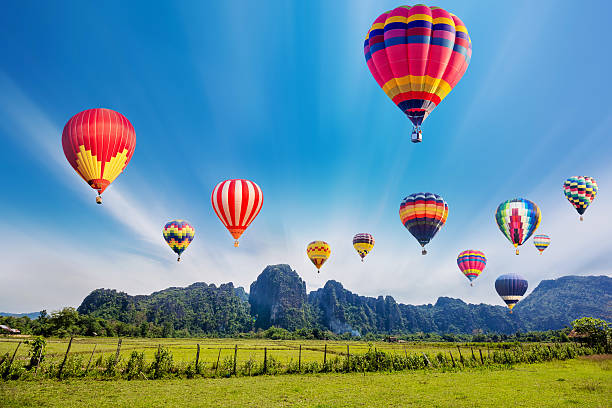
//> input picture comp27112_lab3_code/balloons.jpg, 612 x 408 px
$ ./threshold balloons.jpg   (built with g++ and OpenCV 4)
//> lines starting //> are read from the running program, lines starting //| are printed output that depends on the picture; after the words box and inside, x2 and y2 are one past the last pixel; in counts of white or black regions, pixels touching at a corner belong together
#include <stdio.h>
#include <opencv2/core/core.hpp>
#include <opencv2/imgcodecs.hpp>
#include <opencv2/highgui.hpp>
#include <opencv2/imgproc.hpp>

int main(int argc, char *argv[])
{
	cv::Mat img;
	cv::Mat out;

	img = cv::imread(argv[1], cv::IMREAD_GRAYSCALE);
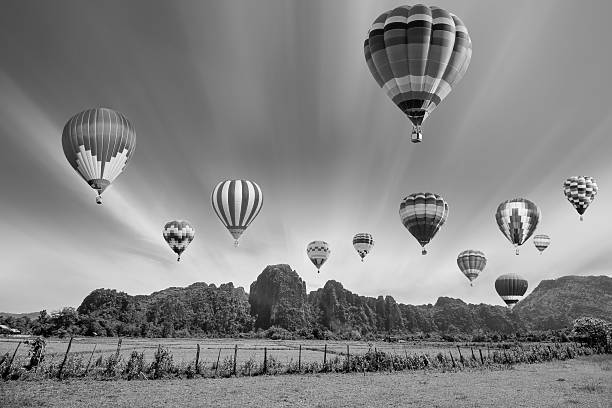
//> img: 408 rows x 612 cols, CV_8UC1; min 0, max 255, mean 133.9

	// Check if the image was successfully loaded
	if (img.empty()) {
			printf("Failed to load image '%s'\n", argv[1]);
			return -1;
	}

	// Threshold the image
	int T = 128;
	cv::threshold(img, out, T, 255, cv::THRESH_BINARY | cv::THRESH_OTSU);
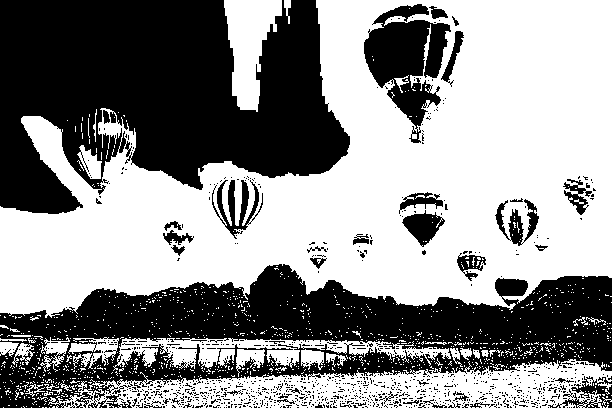
//> out: 408 rows x 612 cols, CV_8UC1; 55.7% white; 1095 black regions (1053 under 20 px), largest, box (x1, y1, x2, y2) and area: (0, 0, 350, 214) 52423, (0, 264, 612, 408) 42818, (364, 4, 451, 143) 5943

	cv::namedWindow("Image", cv::WINDOW_NORMAL);
	cv::imshow("Image", out);

	// Wait for a key press before quitting
	cv::waitKey(0);

	cv::imwrite("threshold_image.jpg", out);

	return 0;
}

$ run again, on comp27112_lab3_code/frog_blood_cells.jpg
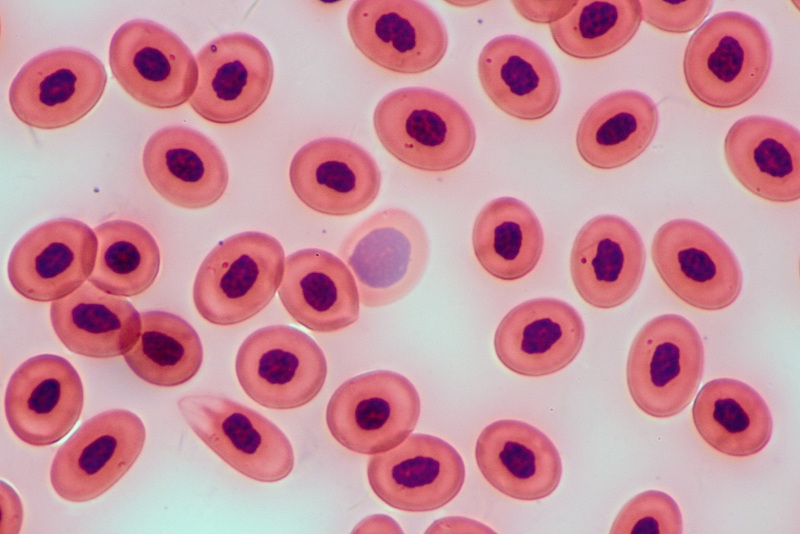
//> input picture comp27112_lab3_code/frog_blood_cells.jpg, 800 x 534 px
//> `img = cv::imread(argv[1], cv::IMREAD_GRAYSCALE);`:
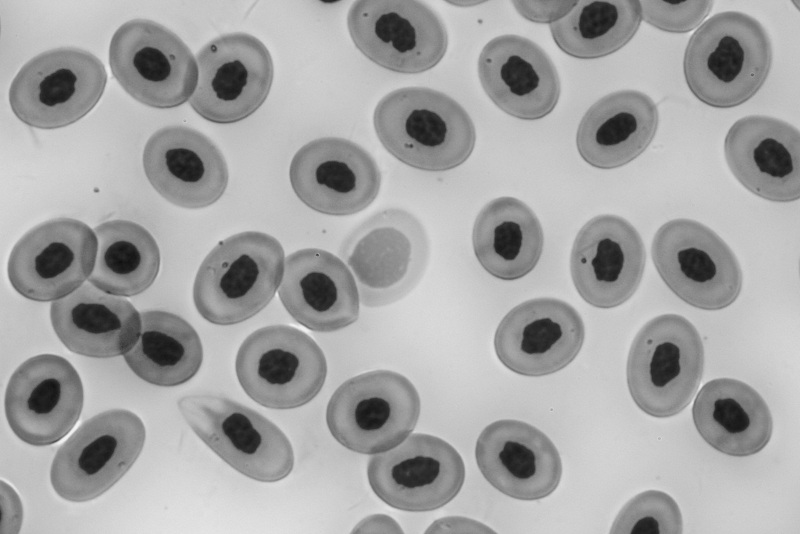
//> img: 534 rows x 800 cols, CV_8UC1; min 16, max 243, mean 165.3
//> `cv::threshold(img, out, T, 255, cv::THRESH_BINARY | cv::THRESH_OTSU);`:
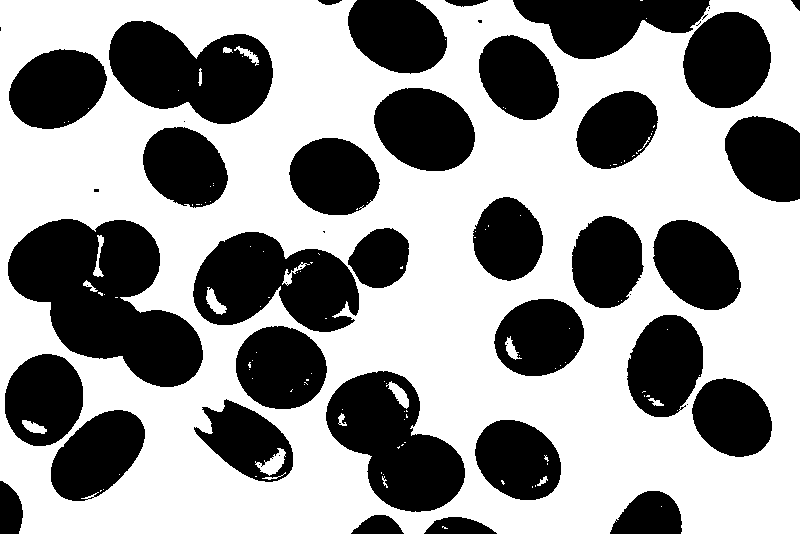
//> out: 534 rows x 800 cols, CV_8UC1; 58.9% white; 51 black regions (18 under 20 px), largest, box (x1, y1, x2, y2) and area: (8, 219, 203, 387) 19076, (109, 21, 273, 124) 11363, (326, 371, 465, 512) 11361

$ run again, on comp27112_lab3_code/woman.jpg
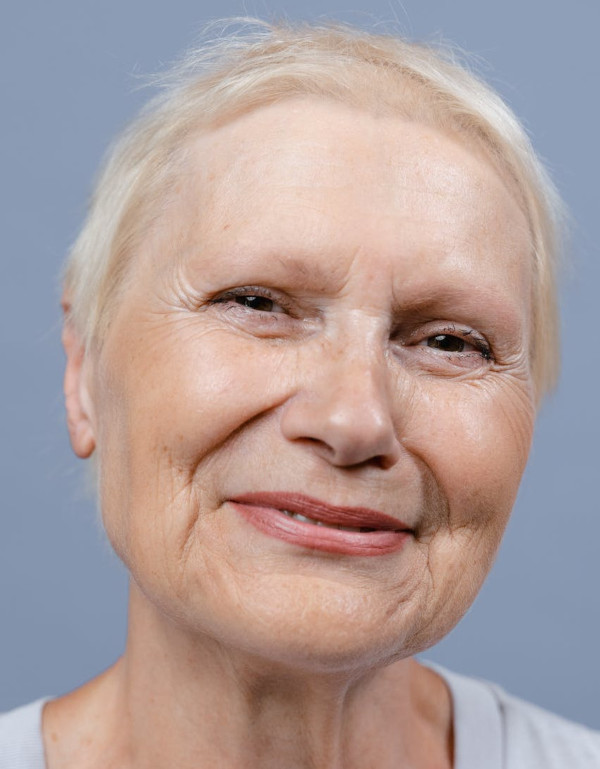
//> input picture comp27112_lab3_code/woman.jpg, 600 x 769 px
//> `img = cv::imread(argv[1], cv::IMREAD_GRAYSCALE);`:
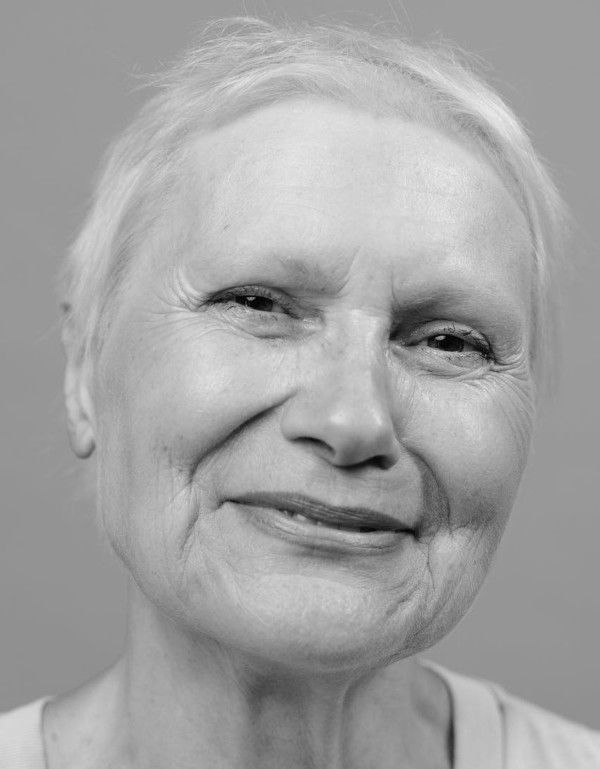
//> img: 769 rows x 600 cols, CV_8UC1; min 0, max 236, mean 162.9
//> `cv::threshold(img, out, T, 255, cv::THRESH_BINARY | cv::THRESH_OTSU);`:
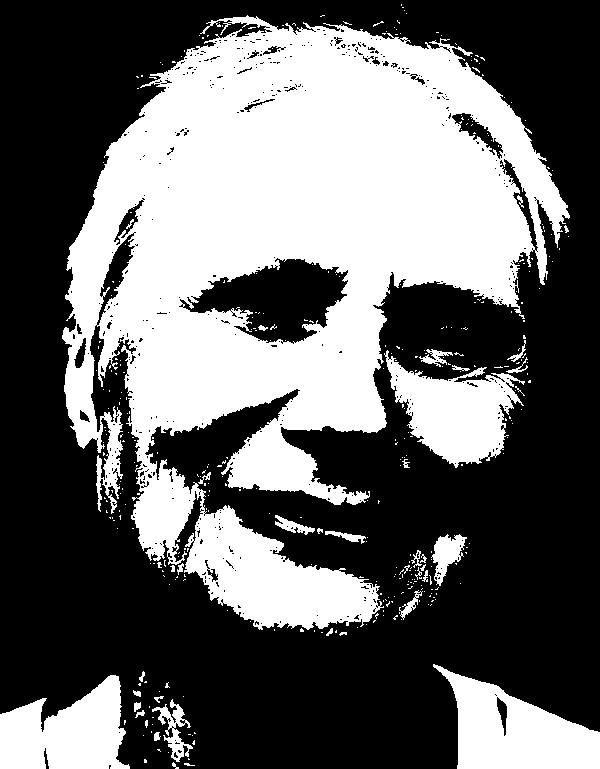
//> out: 769 rows x 600 cols, CV_8UC1; 40.3% white; 381 white regions (345 under 20 px), largest, box (x1, y1, x2, y2) and area: (62, 15, 570, 630) 155211, (433, 664, 600, 769) 9468, (384, 350, 525, 468) 8360
